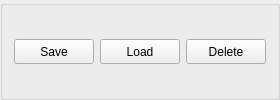
           <widget class="QGroupBox" name="defaults_gbx">
            <property name="title">
             <string/>
            </property>
            <layout class="QHBoxLayout" name="horizontalLayout_8">
             <item>
              <widget class="QPushButton" name="setDefaults_btn">
               <property name="minimumSize">
                <size>
                 <width>0</width>
                 <height>25</height>
                </size>
               </property>
               <property name="accessibleName">
                <string>saveAction</string>
               </property>
               <property name="text">
                <string>Save</string>
               </property>
              </widget>
             </item>
             <item>
              <widget class="QPushButton" name="loadDefaults_btn">
               <property name="minimumSize">
                <size>
                 <width>0</width>
                 <height>25</height>
                </size>
               </property>
               <property name="accessibleName">
                <string>loadAction</string>
               </property>
               <property name="text">
                <string>Load</string>
               </property>
              </widget>
             </item>
             <item>
              <widget class="QPushButton" name="defaultsDelete_btn">
               <property name="minimumSize">
                <size>
                 <width>0</width>
                 <height>25</height>
                </size>
               </property>
               <property name="accessibleName">
                <string>deleteAction</string>
               </property>
               <property name="text">
                <string>Delete</string>
               </property>
              </widget>
             </item>
            </layout>
           </widget>
